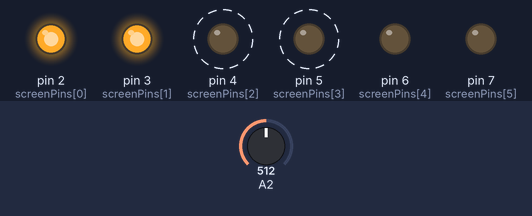
This sketch was run on a simulated Arduino Uno, built with avr-gcc and run on an emulated ATmega328P. On the bench: output pins drawn as LEDs (lit = HIGH). Dashed ring = blinking. The test bench sets the inputs (shaded band); at power-on: A2 = 512.

Above: at 1.25 s.
1.3 s: A2 set to 306
At 2.2 s:
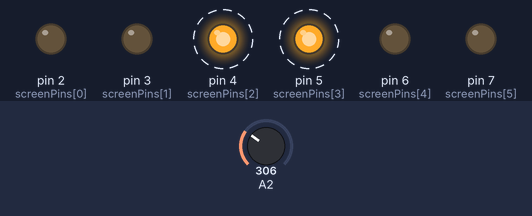
4.3 s: A2 set to 268
At 4.8 s:
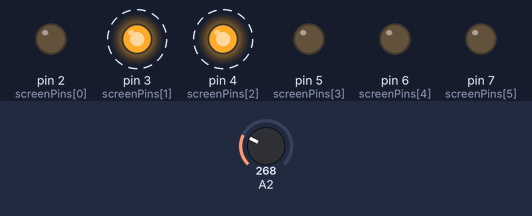
7.3 s: A2 set to 245
At 8.9 s:
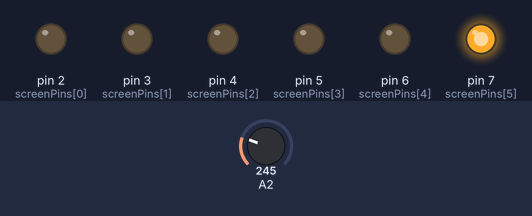
Timing chart, 0 to 16.3 s (numbered marks = the images above; inputs shaded):
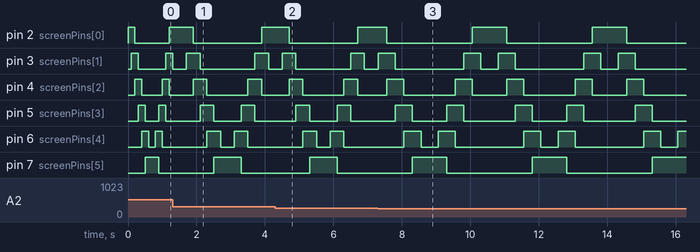

Measured:
- the behaviour switches between 256 and 255 on A2 (found by bisection; images 2 and 3)
- by itself, pin 2 (screenPins[0]), pin 7 (screenPins[5]): alternates HIGH for 1.0 s and LOW for 2.5 s
- by itself, pin 3 (screenPins[1]): repeats every 3.5 s: LOW 2.0 s, HIGH 0.50 s, LOW 0.50 s, HIGH 0.50 s
- by itself, pin 4 (screenPins[2]): repeats every 3.5 s: LOW 1.5 s, HIGH 0.50 s, LOW 1.0 s, HIGH 0.50 s
- by itself, pin 5 (screenPins[3]): repeats every 3.5 s: LOW 1.0 s, HIGH 0.50 s, LOW 1.5 s, HIGH 0.50 s
- by itself, pin 6 (screenPins[4]): repeats every 3.5 s: LOW 0.50 s, HIGH 0.50 s, LOW 2.0 s, HIGH 0.50 s

The sketch:

sketch_oct30c.ino
```cpp
const int screenPins[] = {2, 3, 4, 5, 6, 7};
int mainPin = 0;
bool toRight = true;

void setLeds();
void manageDirection();

void setup() {
  for (int i = 0; i < 6; i++) {
    pinMode(screenPins[i], OUTPUT);
  }
}

void loop() {
  int pot = analogRead(A2);
  int interval = 100;
  int speed = map(pot, 0, 1023, 0, 20);

  if (speed != 0) {
    setLeds();
    manageMainPin();

    interval = 1000 / speed;
  }

  delay(interval);
}

// Turns on and off led's based on the direction and the main pin
void setLeds() {
  if (toRight && mainPin >= 2){
    digitalWrite(screenPins[mainPin - 2], LOW);
    digitalWrite(screenPins[mainPin - 1], HIGH);
  } else if (!toRight && mainPin <= 3) {
    digitalWrite(screenPins[mainPin + 2], LOW);
    digitalWrite(screenPins[mainPin + 1], HIGH);
  }

  digitalWrite(screenPins[mainPin], HIGH);
}

// Increments the main pin location and changes direction if required
void manageMainPin() {
  if (mainPin < 0) {
    toRight = true;
  } else if (mainPin > 5) {
    toRight = false;
  }

  if (toRight) {
    mainPin++;
  } else {
    mainPin--;
  }
}
```
